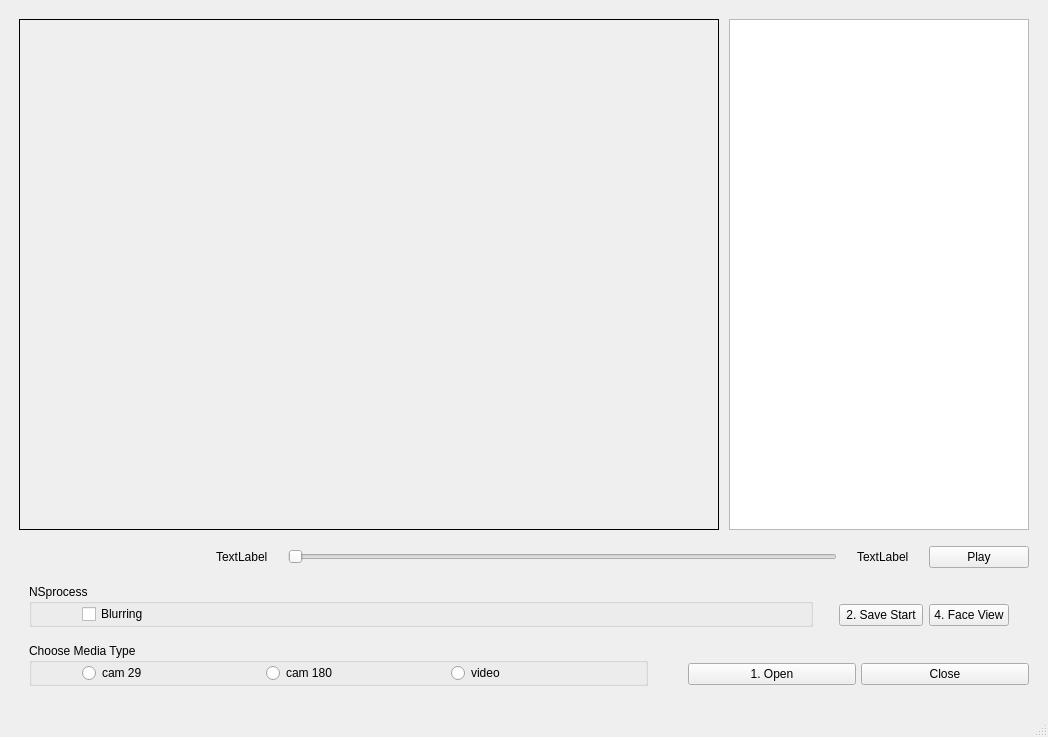
<?xml version="1.0" encoding="UTF-8"?>
<ui version="4.0">
 <class>MainWindow</class>
 <widget class="QMainWindow" name="MainWindow">
  <property name="geometry">
   <rect>
    <x>0</x>
    <y>0</y>
    <width>1048</width>
    <height>737</height>
   </rect>
  </property>
  <property name="windowTitle">
   <string>MainWindow</string>
  </property>
  <property name="autoFillBackground">
   <bool>false</bool>
  </property>
  <property name="windowFilePath">
   <string notr="true"/>
  </property>
  <widget class="QWidget" name="centralwidget">
   <property name="autoFillBackground">
    <bool>false</bool>
   </property>
   <layout class="QGridLayout" name="gridLayout">
    <item row="0" column="0">
     <layout class="QHBoxLayout" name="horizontalLayout_5" stretch="10,4">
      <property name="spacing">
       <number>10</number>
      </property>
      <property name="leftMargin">
       <number>10</number>
      </property>
      <property name="topMargin">
       <number>10</number>
      </property>
      <property name="rightMargin">
       <number>10</number>
      </property>
      <property name="bottomMargin">
       <number>10</number>
      </property>
      <item>
       <widget class="QLabel" name="label">
        <property name="sizePolicy">
         <sizepolicy hsizetype="MinimumExpanding" vsizetype="Preferred">
          <horstretch>0</horstretch>
          <verstretch>0</verstretch>
         </sizepolicy>
        </property>
        <property name="minimumSize">
         <size>
          <width>700</width>
          <height>500</height>
         </size>
        </property>
        <property name="layoutDirection">
         <enum>Qt::LeftToRight</enum>
        </property>
        <property name="autoFillBackground">
         <bool>true</bool>
        </property>
        <property name="locale">
         <locale language="Korean" country="SouthKorea"/>
        </property>
        <property name="frameShape">
         <enum>QFrame::Box</enum>
        </property>
        <property name="text">
         <string notr="true"/>
        </property>
        <property name="scaledContents">
         <bool>false</bool>
        </property>
        <property name="margin">
         <number>0</number>
        </property>
       </widget>
      </item>
      <item>
       <widget class="QListWidget" name="face_listWidget">
        <property name="sizePolicy">
         <sizepolicy hsizetype="MinimumExpanding" vsizetype="Expanding">
          <horstretch>0</horstretch>
          <verstretch>0</verstretch>
         </sizepolicy>
        </property>
        <property name="minimumSize">
         <size>
          <width>300</width>
          <height>500</height>
         </size>
        </property>
       </widget>
      </item>
     </layout>
    </item>
    <item row="4" column="0">
     <layout class="QHBoxLayout" name="horizontalLayout_7" stretch="7,0">
      <property name="spacing">
       <number>10</number>
      </property>
      <property name="leftMargin">
       <number>0</number>
      </property>
      <property name="topMargin">
       <number>0</number>
      </property>
      <property name="rightMargin">
       <number>0</number>
      </property>
      <property name="bottomMargin">
       <number>0</number>
      </property>
      <item>
       <widget class="QLabel" name="label_6">
        <property name="text">
         <string/>
        </property>
       </widget>
      </item>
      <item>
       <widget class="QLabel" name="label_now">
        <property name="layoutDirection">
         <enum>Qt::LeftToRight</enum>
        </property>
        <property name="text">
         <string/>
        </property>
        <property name="margin">
         <number>0</number>
        </property>
       </widget>
      </item>
     </layout>
    </item>
    <item row="3" column="0">
     <layout class="QHBoxLayout" name="horizontalLayout_6" stretch="5,3">
      <property name="spacing">
       <number>20</number>
      </property>
      <property name="leftMargin">
       <number>20</number>
      </property>
      <item>
       <widget class="QGroupBox" name="btn_chbox">
        <property name="sizePolicy">
         <sizepolicy hsizetype="Preferred" vsizetype="Fixed">
          <horstretch>0</horstretch>
          <verstretch>0</verstretch>
         </sizepolicy>
        </property>
        <property name="title">
         <string>Choose Media Type</string>
        </property>
        <layout class="QHBoxLayout" name="horizontalLayout_2" stretch="0,0,0">
         <property name="spacing">
          <number>10</number>
         </property>
         <property name="leftMargin">
          <number>50</number>
         </property>
         <property name="topMargin">
          <number>0</number>
         </property>
         <property name="rightMargin">
          <number>20</number>
         </property>
         <property name="bottomMargin">
          <number>0</number>
         </property>
         <item>
          <widget class="QRadioButton" name="radioBtn2">
           <property name="text">
            <string>cam 29</string>
           </property>
          </widget>
         </item>
         <item>
          <widget class="QRadioButton" name="radioBtn3">
           <property name="text">
            <string>cam 180</string>
           </property>
          </widget>
         </item>
         <item>
          <widget class="QRadioButton" name="radioBtn1">
           <property name="text">
            <string>video</string>
           </property>
          </widget>
         </item>
        </layout>
       </widget>
      </item>
      <item>
       <layout class="QHBoxLayout" name="horizontalLayout_4">
        <property name="spacing">
         <number>5</number>
        </property>
        <property name="leftMargin">
         <number>20</number>
        </property>
        <property name="topMargin">
         <number>20</number>
        </property>
        <property name="rightMargin">
         <number>10</number>
        </property>
        <property name="bottomMargin">
         <number>0</number>
        </property>
        <item>
         <widget class="QPushButton" name="cam_open">
          <property name="text">
           <string>1. Open</string>
          </property>
         </widget>
        </item>
        <item>
         <widget class="QPushButton" name="cam_close">
          <property name="mouseTracking">
           <bool>false</bool>
          </property>
          <property name="tabletTracking">
           <bool>false</bool>
          </property>
          <property name="autoFillBackground">
           <bool>false</bool>
          </property>
          <property name="text">
           <string>Close</string>
          </property>
         </widget>
        </item>
       </layout>
      </item>
     </layout>
    </item>
    <item row="2" column="0">
     <layout class="QHBoxLayout" name="horizontalLayout_8" stretch="0,0">
      <property name="leftMargin">
       <number>20</number>
      </property>
      <property name="topMargin">
       <number>10</number>
      </property>
      <property name="rightMargin">
       <number>10</number>
      </property>
      <property name="bottomMargin">
       <number>10</number>
      </property>
      <item>
       <widget class="QGroupBox" name="cam_group">
        <property name="sizePolicy">
         <sizepolicy hsizetype="Preferred" vsizetype="Fixed">
          <horstretch>0</horstretch>
          <verstretch>0</verstretch>
         </sizepolicy>
        </property>
        <property name="maximumSize">
         <size>
          <width>16777215</width>
          <height>16777215</height>
         </size>
        </property>
        <property name="title">
         <string>NSprocess</string>
        </property>
        <layout class="QHBoxLayout" name="horizontalLayout" stretch="1">
         <property name="spacing">
          <number>10</number>
         </property>
         <property name="leftMargin">
          <number>50</number>
         </property>
         <property name="topMargin">
          <number>0</number>
         </property>
         <property name="rightMargin">
          <number>0</number>
         </property>
         <property name="bottomMargin">
          <number>0</number>
         </property>
         <item>
          <widget class="QCheckBox" name="NSblurring_CKB">
           <property name="text">
            <string>Blurring</string>
           </property>
          </widget>
         </item>
        </layout>
       </widget>
      </item>
      <item>
       <layout class="QHBoxLayout" name="horizontalLayout_9">
        <property name="leftMargin">
         <number>20</number>
        </property>
        <property name="topMargin">
         <number>20</number>
        </property>
        <property name="rightMargin">
         <number>20</number>
        </property>
        <item>
         <widget class="QPushButton" name="saveindex_btn">
          <property name="text">
           <string> 2. Save Start </string>
          </property>
         </widget>
        </item>
        <item>
         <widget class="QPushButton" name="replay_btn">
          <property name="maximumSize">
           <size>
            <width>16777215</width>
            <height>16777215</height>
           </size>
          </property>
          <property name="text">
           <string>4. Face View</string>
          </property>
         </widget>
        </item>
       </layout>
      </item>
     </layout>
    </item>
    <item row="1" column="0">
     <layout class="QHBoxLayout" name="horizontalLayout_3" stretch="1,0,4,0,1">
      <property name="spacing">
       <number>20</number>
      </property>
      <property name="leftMargin">
       <number>50</number>
      </property>
      <property name="rightMargin">
       <number>10</number>
      </property>
      <item>
       <widget class="QLabel" name="label_4">
        <property name="text">
         <string/>
        </property>
       </widget>
      </item>
      <item>
       <widget class="QLabel" name="label_2">
        <property name="minimumSize">
         <size>
          <width>0</width>
          <height>0</height>
         </size>
        </property>
        <property name="maximumSize">
         <size>
          <width>65</width>
          <height>16777215</height>
         </size>
        </property>
        <property name="layoutDirection">
         <enum>Qt::LeftToRight</enum>
        </property>
        <property name="text">
         <string>TextLabel</string>
        </property>
       </widget>
      </item>
      <item>
       <widget class="QSlider" name="video_silder">
        <property name="orientation">
         <enum>Qt::Horizontal</enum>
        </property>
       </widget>
      </item>
      <item>
       <widget class="QLabel" name="label_3">
        <property name="maximumSize">
         <size>
          <width>65</width>
          <height>16777215</height>
         </size>
        </property>
        <property name="text">
         <string>TextLabel</string>
        </property>
       </widget>
      </item>
      <item>
       <widget class="QPushButton" name="play_btn">
        <property name="maximumSize">
         <size>
          <width>100</width>
          <height>16777215</height>
         </size>
        </property>
        <property name="text">
         <string>Play</string>
        </property>
       </widget>
      </item>
     </layout>
    </item>
   </layout>
  </widget>
  <widget class="QStatusBar" name="statusbar"/>
 </widget>
 <resources/>
 <connections/>
</ui>
